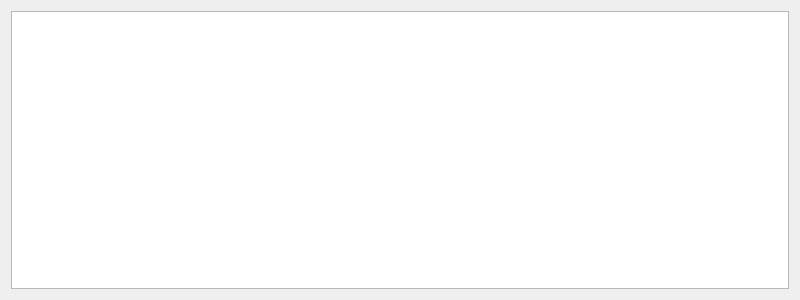
<?xml version="1.0" encoding="UTF-8"?>
<ui version="4.0">
 <class>DataInfoDialog</class>
 <widget class="QWidget" name="DataInfoDialog">
  <property name="geometry">
   <rect>
    <x>0</x>
    <y>0</y>
    <width>800</width>
    <height>300</height>
   </rect>
  </property>
  <property name="minimumSize">
   <size>
    <width>800</width>
    <height>300</height>
   </size>
  </property>
  <property name="windowTitle">
   <string>Data info</string>
  </property>
  <layout class="QVBoxLayout" name="verticalLayout">
   <item>
    <widget class="QTextBrowser" name="text">
     <property name="font">
      <font>
       <family>Courier 10 Pitch</family>
      </font>
     </property>
     <property name="lineWrapMode">
      <enum>QTextEdit::NoWrap</enum>
     </property>
    </widget>
   </item>
  </layout>
 </widget>
 <resources/>
 <connections/>
</ui>
